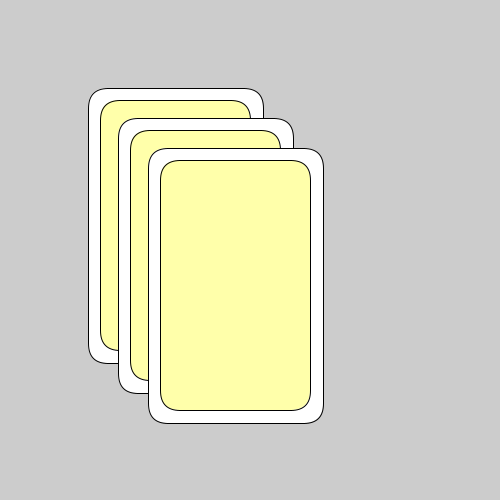
Frame 1 (no input)
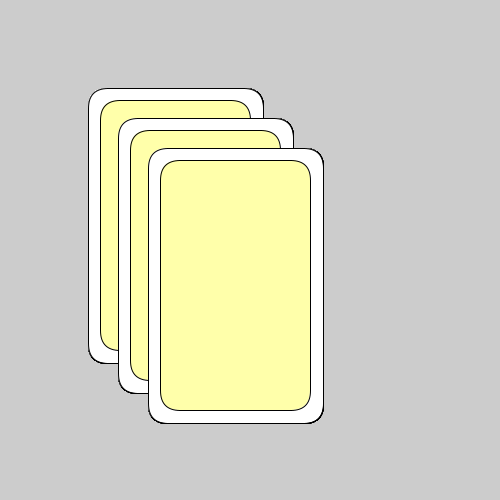
Frame 60 (the mouse pressed at the canvas centre just before this capture)
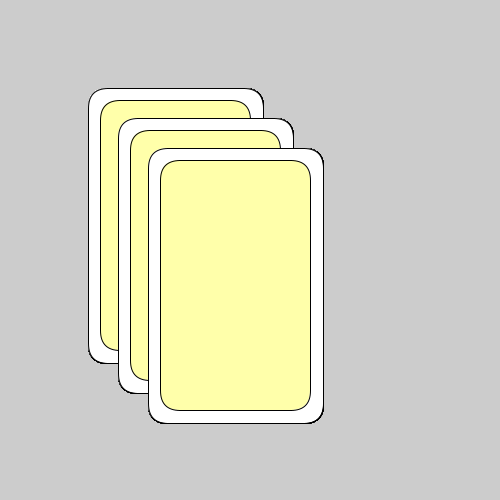
Frame 120 (the mouse held since frame 60 and released just before this capture)

The Processing sketch that drew these frames (run headless with seeded random() and noise(); from frame 60 on, the mouse is pressed at the canvas centre):

// Processing sketch: week02_2_many_drawCard_function
// ── week02_2_many_drawCard_function.pde
void setup(){
  size(500,500); 
}
int  W=25;
void draw(){
  drawCard(100,100);//使用函式
  drawCard(130,130);
  drawCard(160,160);
}
void drawCard(int x,int y){
  fill(255);
  rect(x-W/2,y-W/2,150+W,250+W,20);
  fill(#FFFFAA);
  rect(x,y,150,250,20);
}
